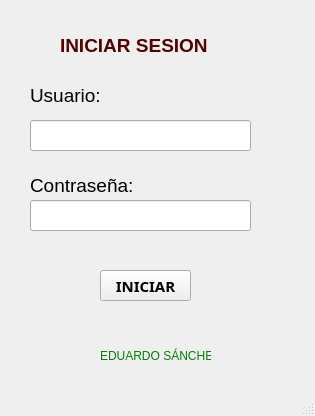
<?xml version="1.0" encoding="UTF-8"?>
<ui version="4.0">
 <class>MainWindow</class>
 <widget class="QMainWindow" name="MainWindow">
  <property name="geometry">
   <rect>
    <x>0</x>
    <y>0</y>
    <width>315</width>
    <height>416</height>
   </rect>
  </property>
  <property name="windowTitle">
   <string>MainWindow</string>
  </property>
  <widget class="QWidget" name="centralwidget">
   <widget class="QLineEdit" name="txtUsuario">
    <property name="geometry">
     <rect>
      <x>30</x>
      <y>120</y>
      <width>221</width>
      <height>31</height>
     </rect>
    </property>
    <property name="font">
     <font>
      <pointsize>10</pointsize>
     </font>
    </property>
    <property name="text">
     <string/>
    </property>
   </widget>
   <widget class="QPushButton" name="btnIniciar">
    <property name="geometry">
     <rect>
      <x>100</x>
      <y>270</y>
      <width>91</width>
      <height>31</height>
     </rect>
    </property>
    <property name="font">
     <font>
      <family>Rockwell Extra Bold</family>
      <pointsize>11</pointsize>
      <weight>75</weight>
      <bold>true</bold>
     </font>
    </property>
    <property name="text">
     <string>INICIAR</string>
    </property>
   </widget>
   <widget class="QLabel" name="label_3">
    <property name="geometry">
     <rect>
      <x>30</x>
      <y>170</y>
      <width>131</width>
      <height>31</height>
     </rect>
    </property>
    <property name="font">
     <font>
      <pointsize>14</pointsize>
     </font>
    </property>
    <property name="text">
     <string>Contraseña:</string>
    </property>
   </widget>
   <widget class="QLabel" name="label_2">
    <property name="geometry">
     <rect>
      <x>30</x>
      <y>80</y>
      <width>101</width>
      <height>31</height>
     </rect>
    </property>
    <property name="font">
     <font>
      <pointsize>14</pointsize>
     </font>
    </property>
    <property name="text">
     <string>Usuario:</string>
    </property>
   </widget>
   <widget class="QLineEdit" name="txtPassword">
    <property name="geometry">
     <rect>
      <x>30</x>
      <y>200</y>
      <width>221</width>
      <height>31</height>
     </rect>
    </property>
    <property name="font">
     <font>
      <pointsize>10</pointsize>
     </font>
    </property>
    <property name="text">
     <string/>
    </property>
   </widget>
   <widget class="QLabel" name="label">
    <property name="geometry">
     <rect>
      <x>100</x>
      <y>340</y>
      <width>111</width>
      <height>31</height>
     </rect>
    </property>
    <property name="styleSheet">
     <string notr="true">color: green;
</string>
    </property>
    <property name="text">
     <string>EDUARDO SÁNCHEZ</string>
    </property>
   </widget>
   <widget class="QLabel" name="label_5">
    <property name="geometry">
     <rect>
      <x>60</x>
      <y>30</y>
      <width>171</width>
      <height>31</height>
     </rect>
    </property>
    <property name="font">
     <font>
      <pointsize>14</pointsize>
      <weight>75</weight>
      <bold>true</bold>
     </font>
    </property>
    <property name="styleSheet">
     <string notr="true">color: rgb(85, 0, 0);</string>
    </property>
    <property name="text">
     <string>INICIAR SESION</string>
    </property>
   </widget>
  </widget>
  <widget class="QMenuBar" name="menubar">
   <property name="geometry">
    <rect>
     <x>0</x>
     <y>0</y>
     <width>315</width>
     <height>21</height>
    </rect>
   </property>
  </widget>
  <widget class="QStatusBar" name="statusbar"/>
 </widget>
 <resources/>
 <connections/>
</ui>
